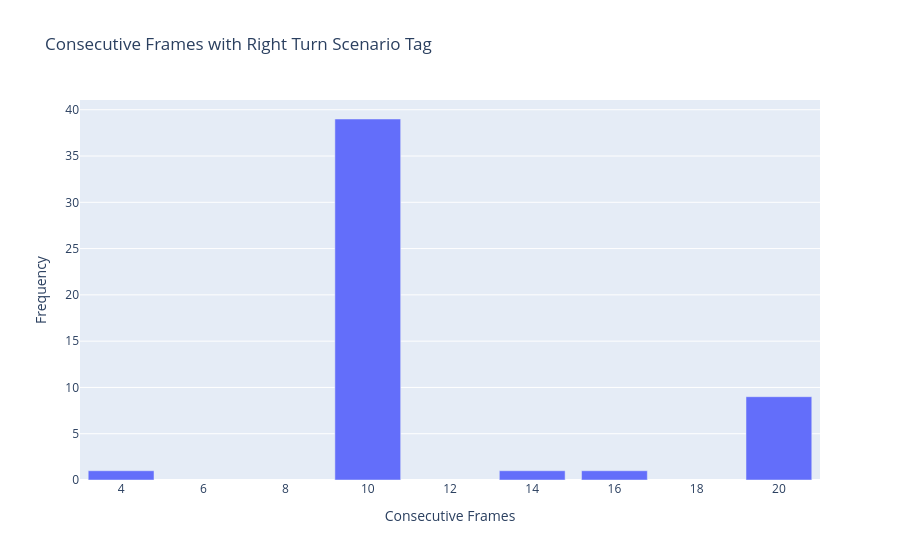

Notebook code for this chart:
### Code cell
from collections import Counter

count_frequency = Counter(consecutive_counts["starting_right_turn"])
sorted_counts = sorted(count_frequency.items())
counts = [count for count, _ in sorted_counts]
frequencies = [freq for _, freq in sorted_counts]

fig = go.Figure()
fig.add_trace(go.Bar(x=counts, y=frequencies, name='Frequency of Consecutive Frames with Right Turn Scenario Tag'))
fig.update_layout(
    title='Consecutive Frames with Right Turn Scenario Tag', 
    xaxis_title='Consecutive Frames', 
    yaxis_title='Frequency'
)
fig.show()

### Figure 1 — Plotly figure (JSON) as saved in the notebook; plotly's stock layout.template omitted (floating-point values rounded to 4 significant figures)
{"data": [{"name": "Frequency of Consecutive Frames with Right Turn Scenario Tag", "type": "bar", "x": [4, 10, 14, 16, 20], "y": [1, 39, 1, 1, 9]}], "layout": {"title": {"text": "Consecutive Frames with Right Turn Scenario Tag"}, "xaxis": {"title": {"text": "Consecutive Frames"}}, "yaxis": {"title": {"text": "Frequency"}}}}
